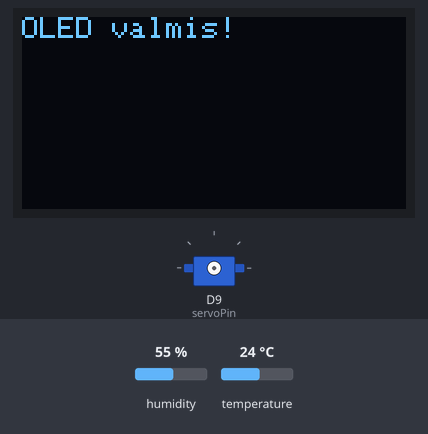
This sketch was run on a simulated Arduino MKR. Shown: 128×64 one-colour display, servo. The test bench sets the inputs (shaded band); at power-on: temperature 24 °C, humidity 55 %. WiFi joins after 1.5 s; servers stay silent unless stated; uploads are accepted with an empty reply; what the sketch prints to the serial monitor is not drawn.

Above: at 1.6 s.
At 4.7 s:
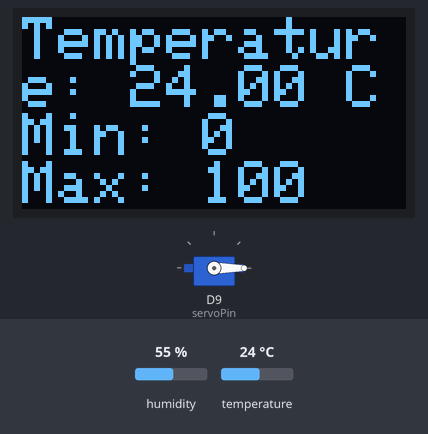
4.8 s: temperature set to 12 °C
At 15.4 s:
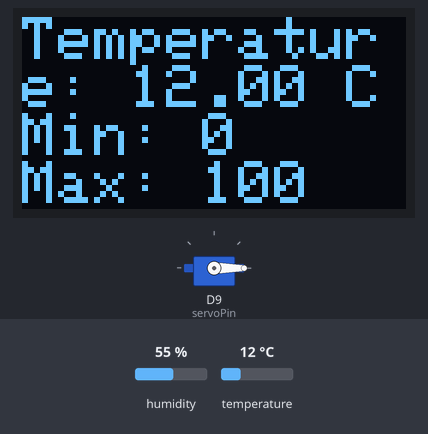
15.7 s: temperature set to 19 °C
At 25.4 s:
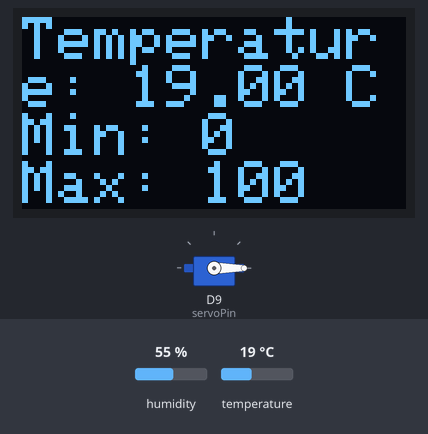
26.2 s: temperature set to 28 °C
At 36.4 s:
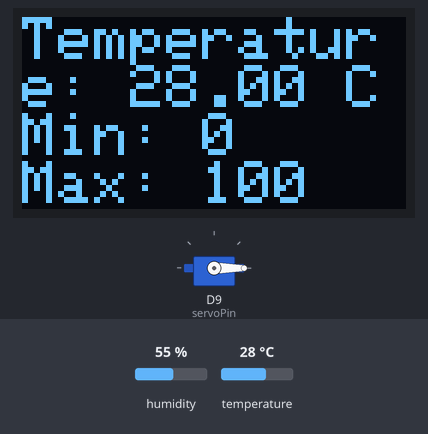
Timing chart, 0 to 37.9 s (numbered marks = the images above; inputs shaded):
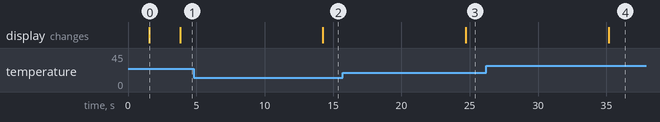

Measured:
- after the input at 4.8 s, the display: changes after 9.5 s (image 2)
- after the input at 15.7 s, the display: changes after 9.0 s (image 3)
- after the input at 26.2 s, the display: changes after 9.0 s (image 4)
- what the display in image 0 shows lasts 2.2 s, from 1.6 s to 3.8 s

The sketch:

sketch_sep13a_copy_20250820135719.ino
```cpp
#include <SPI.h>
#include <WiFiNINA.h>
#include "DHT.h"
#include <Wire.h>
#include <Adafruit_GFX.h>
#include <Adafruit_SSD1306.h>
#include <WiFiClient.h>
#include <ArduinoHttpClient.h>
#include <Servo.h>


// Wifi-tiedot
char ssid[] = "YOUR WIFI";
char pass[] = "YOUR PASSWORD";

//DHT11 anturi
#define DHTPIN 7
#define DHTTYPE DHT11
DHT dht(DHTPIN, DHTTYPE);


// Muuttujat
WiFiServer server(80);
float lampotila = 0;
int minTemp = 0;
int maxTemp = 100;

// Palvelimen IP ja portti
char serverAddress[] = "YOUR IP-ADDRESS";
int port = 8080;
WiFiClient wifiClient;
HttpClient client = HttpClient(wifiClient, serverAddress, port);

// Näyttö
#define SCREEN_WIDTH 128
#define SCREEN_HEIGHT 64
#define OLED_RESET -1

Adafruit_SSD1306 display(SCREEN_WIDTH, SCREEN_HEIGHT, &Wire, -1);

// Haetaan asetukset palvelimelta
bool fetchSettings(int &minTemp, int &maxTemp) {
  client.get("/settings");
  int statusCode = client.responseStatusCode();
  String response = client.responseBody();

  Serial.print("Palvelimen vastauskoodi: ");
  Serial.println(statusCode);
  Serial.print("Palvelimen vastaus: ");
  Serial.println(response);

  if (statusCode == 200) {
    int minIndex = response.indexOf("minTemperature");
    int maxIndex = response.indexOf("maxTemperature");
    if (minIndex != -1 && maxIndex != -1) {
      int colonMin = response.indexOf(':', minIndex);
      int commaMin = response.indexOf(',', colonMin);
      int colonMax = response.indexOf(':', maxIndex);
      int endBrace = response.indexOf('}', colonMax);

      String minString = response.substring(colonMin + 1, commaMin);
      String maxString = response.substring(colonMax + 1, endBrace);

      minTemp = minString.toInt();
      maxTemp = maxString.toInt();

      return true;
    }
  }
  return false;
}

// Servo-moottori

Servo servo;
const int servoPin = 9;

void setup() {
  Serial.begin(9600);
  while (!Serial);

  dht.begin();

  // Yhdistää wifiin

  while (WiFi.begin(ssid, pass) != WL_CONNECTED) {
    Serial.println("Yhdistetään WiFiin...");
    delay(5000);
  }

  Serial.print("Yhdistetty! IP: ");
  Serial.println(WiFi.localIP());

  server.begin();

 if (!display.begin(SSD1306_SWITCHCAPVCC, 0x3C)) {
    Serial.println(F("OLED-näyttöä ei löydy!"));
    while (true);
  }
  display.clearDisplay();
  display.setTextSize(1);
  display.setTextColor(SSD1306_WHITE);
  display.setCursor(0, 0);
  display.print("OLED valmis!");
  display.display();
  delay(2000);

  // Servon alustus
  servo.attach(servoPin);
  servo.write(0);
}

void loop() {


  if (!fetchSettings(minTemp, maxTemp)) {
    Serial.println("Asetusten haku epäonnistui");
  }

  // Luetaan lämpötila
  lampotila = dht.readTemperature();

  display.clearDisplay();
  display.setTextSize(2);
  display.setCursor(0, 0);

  if (isnan(lampotila)) {
    Serial.println("Sensoriluku epäonnistui.");
  } else {
    Serial.print("Temperature: ");
    Serial.print(lampotila);
    Serial.println(" °C");
    display.print("Temperature: ");
    display.print(lampotila);
    display.println(" C");

    display.print("Min: ");
    display.println(minTemp);
    display.print("Max: ");
    display.println(maxTemp);

    if (lampotila > maxTemp) {
      Serial.println("Kuuma - avataan");
      display.println("Kuuma");
      servo.write(90); // avaa
    } else if (lampotila < minTemp) {
      Serial.println("Kylmä - suljetaan");
      display.println("Kylmä");
      servo.write(0); // sulje
    } else {
      Serial.println("Just hyvä - pidetään ennallaan");
      display.println("Just hyvä");
    }

  }
  display.display();

// Lähetetään lämpötila palvelimelle
String postData = "{\"temperature\": " + String((int)lampotila) + "}";

client.beginRequest();
client.post("/temperature");
client.sendHeader("Content-Type", "application/json");
client.sendHeader("Content-Length", postData.length());
client.beginBody();
client.print(postData);
client.endRequest();

// Vastaus palvelimelta
int statusCode = client.responseStatusCode();
String response = client.responseBody();


  delay(10000);
}
```
